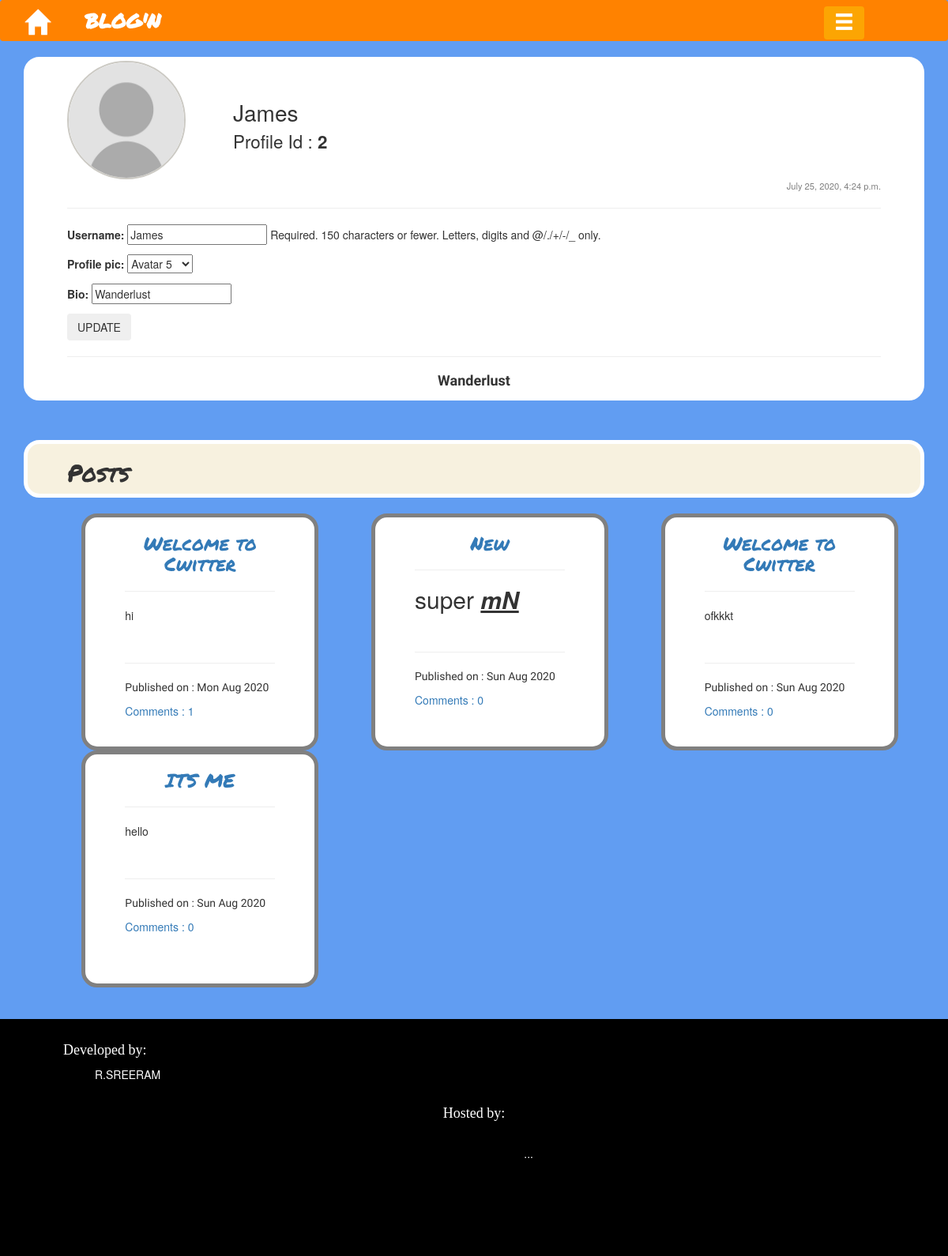
/profile/2/ (signed in), run on the app's committed database.
### blog/models.py (models this page shows, shortened)
class UserProfileInfo(models.Model):
    user = models.OneToOneField(User,on_delete=models.CASCADE)
    bio = models.CharField(max_length=200,null=True)
    profile_pic = models.ImageField(upload_to='profile_pics',default='No Image',choices=[('IMAGES/profile_pics/no_profile_pic.jpg', 'No Image'),
    ('IMAGES/profile_pics/avatar_1.jpg', 'Avatar 1'),
    ('IMAGES/profile_pics/avatar_2.jpg', 'Avatar 2'),
    ('IMAGES/profile_pics/avatar_3.jpg', 'Avatar 3'),
    ('IMAGES/profile_pics/avatar_4.jpg', 'Avatar 4'),
    ('IMAGES/profile_pics/avatar_5.jpg', 'Avatar 5'),
    ('IMAGES/profile_pics/avatar_6.jpg', 'Avatar 6'),
    ('IMAGES/profile_pics/avatar_7.jpg', 'Avatar 7'),
    ('IMAGES/profile_pics/avatar_8.jpg', 'Avatar 8'),
    ('IMAGES/profile_pics/avatar_9.jpg', 'Avatar 9'),
    ('IMAGES/profile_pics/avatar_10.jpg', 'Avatar 10')])
    context_object_name = 'user_profile'

class Post(models.Model):
    posted_by = models.ForeignKey(User,on_delete=models.CASCADE,null=True)
    title = models.CharField(max_length=200)
    text = models.TextField()
    create_date = models.DateTimeField(default=timezone.localtime)
    published_date = models.DateTimeField(blank=True,null=True)
    likes = models.ManyToManyField(User, related_name='likes', blank=True)
    objects = PostManager()
    def approved_comment(self):
        return self.comments.filter(approved_comment=True)

### blog/views.py (the view, shortened to what this page needs)
# urls.py: url(r"^profile/(?P<pk>\d+)/$",views.UserProfileView.as_view(),name='profile'),
class UserProfileView(DetailView):
    model = User
    template_name = 'blog/User_Profile.html'
    def get_context_data(self,*args,**kwargs):
        request = self.request
        context = super().get_context_data(*args, **kwargs)
        context['u_form'] = UserUpdateForm(instance=request.user)
        context['p_form'] = UserProfileInfoForm(instance=request.user.userprofileinfo)
        context['post_list'] = Post.objects.all().order_by('-published_date')
        return context

### blog/forms.py
class UserUpdateForm(forms.ModelForm):
    class Meta():
        model = User
        fields = ['username']

class UserProfileInfoForm(forms.ModelForm):
    class Meta():
        model = UserProfileInfo
        fields = ('profile_pic','bio')

### blog/models.py (called while the page is built)
    def get_queryset(self):
        return PostQuery(self.model,using = self._db)

### blog/templates/blog/User_Profile.html (shortened to what this page needs)
{% extends "blog/base.html" %}
{% load static %}
{% block content %}
  <div class="postbrick">
        {% if user.userprofileinfo.profile_pic.url == "IMAGES/profile_pics/avatar_1.jpg" %}
        <img class="round" src="{% static 'IMAGES\profile_pics\avatar_1.jpg' %}" alt="error">
        {% elif user.userprofileinfo.profile_pic.url == "IMAGES/profile_pics/avatar_2.jpg" %}
        <img class="round" src="{% static 'IMAGES\profile_pics\avatar_2.jpg' %}" alt="error">
        {% elif user.userprofileinfo.profile_pic.url == "IMAGES/profile_pics/avatar_3.jpg" %}
        <img class="round" src="{% static 'IMAGES\profile_pics\avatar_3.jpg' %}" alt="error">
        {% elif user.userprofileinfo.profile_pic.url == "IMAGES/profile_pics/avatar_4.jpg" %}
        <img class="round" src="{% static 'IMAGES\profile_pics\avatar_4.jpg' %}" alt="error">
        {% elif user.userprofileinfo.profile_pic.url == "IMAGES/profile_pics/avatar_5.jpg" %}
        <img class="round" src="{% static 'IMAGES\profile_pics\avatar_5.jpg' %}" alt="error">
        {% elif user.userprofileinfo.profile_pic.url == "IMAGES/profile_pics/avatar_6.jpg" %}
        <img class="round" src="{% static 'IMAGES\profile_pics\avatar_6.jpg' %}" alt="error">
        {% elif user.userprofileinfo.profile_pic.url == "IMAGES/profile_pics/avatar_7.jpg" %}
        <img class="round" src="{% static 'IMAGES\profile_pics\avatar_7.jpg' %}" alt="error">
        {% elif user.userprofileinfo.profile_pic.url == "IMAGES/profile_pics/avatar_8.jpg" %}
        <img class="round" src="{% static 'IMAGES\profile_pics\avatar_8.jpg' %}" alt="error">
        {% elif user.userprofileinfo.profile_pic.url == "IMAGES/profile_pics/avatar_9.jpg" %}
        <img class="round" src="{% static 'IMAGES\profile_pics\avatar_9.jpg' %}" alt="error">
        {% elif user.userprofileinfo.profile_pic.url == "IMAGES/profile_pics/avatar_10.jpg" %}
        <img class="round" src="{% static 'IMAGES\profile_pics\avatar_10.jpg' %}" alt="error">
        {% else %}
        <img class="round" src="{% static 'IMAGES\profile_pics\no_profile_pic.jpg' %}" alt="error">
        {% endif %}
        <p style="text-align:right;font-size:0.8em;color:grey;">{{ user.date_joined }}</p>
        <span style="font-size:2em; top:50px; left:280px; position:absolute">{{ user.username }}</span>
        <span style="font-size:1.6em; top:90px; left:280px; position:absolute"> Profile Id : <strong>{{ user.pk }}</strong></span>
        {% if user.username == request.user.username %}
          <hr>
          <form method="POST">
            {{ u_form.as_p }}
            {{ p_form.as_p }}
            <button type="submit" class="btn btn-outline-info">UPDATE</button>
          </form>
        {% endif %}
        <hr>
        <h4 class="postcontent"><center><strong>{{ user.userprofileinfo.bio }}</strong></center></h4>
  </div>
  <br><p></p><br>
  <div class="postbrick" style="background-color:#f7f1df">
    <h2 class="posttitle"style="text-align:left">Posts </h2>
  </div><br>
    <ul>
    {% for post in post_list %}
      {% if post.posted_by == user.userprofileinfo.user %}
    <div class="col-lg-4 col-md-5 col-sm-6 col-xs-12">
      <div class="postbrick"style="border-color:grey;width:300px;height:300px;align:left">
        <h3 class="posttitle"><center><a href="{% url 'post_detail' pk=post.pk %}">{{ post.title }}</a></center></h3>
        <hr style="background-color:white" >
        <p class="postcontent">{{ post.text|safe|truncatechars:100|linebreaks }}</p><br><hr>
        <div class="date">
          <p class="postcontent">Published on : {{ post.published_date|date:"D M Y" }}</p>
        </div>
        <p><a href="{% url 'post_detail' pk=post.pk %}">Comments : {{ post.approved_comment.count }}</a></p>
      </div>
    </div>
      {% endif %}
    {% endfor %}
    </ul>
  <br><p></p><br>
{% endblock %}

### blog/static/CSS/blog.css (style rules this page uses)
hr { color: #000000; }
.round { border-radius: 150px; border: solid 2px #cccac4; height: 150px; width: 150px; }
.postbrick { background-color: #FFFFFF; border: solid 5px white; text-align: left; padding-left: 50px; padding-right: 50px; margin-left: auto; margin-right: auto; border-radius: 20px; }
body { background-color: #619df2; }
.posttitle { font-family: 'Permanent Marker', cursive; text-align: center; }
.postcontent { font-family: 'Do Hyeon', sans-serif; }

### data on the page
UserProfileInfo: profile_pic "Avatar 5", bio "Wanderlust"
Post: title "Welcome to Cwitter", text "hi", published_date "Mon Aug 2020", approved_comment.count "1"
Post: title "New", text "super mN", published_date "Sun Aug 2020", approved_comment.count "0"
Post: title "Welcome to Cwitter", text "ofkkkt", published_date "Sun Aug 2020", approved_comment.count "0"
Post: title "ITS ME", text "hello", published_date "Sun Aug 2020", approved_comment.count "0"

### other printed values
{{ user.date_joined }} "July 25, 2020, 4:24 p.m."
{{ user.username }} "James"
{{ user.pk }} "2"
{{ user.userprofileinfo.bio }} "Wanderlust"
